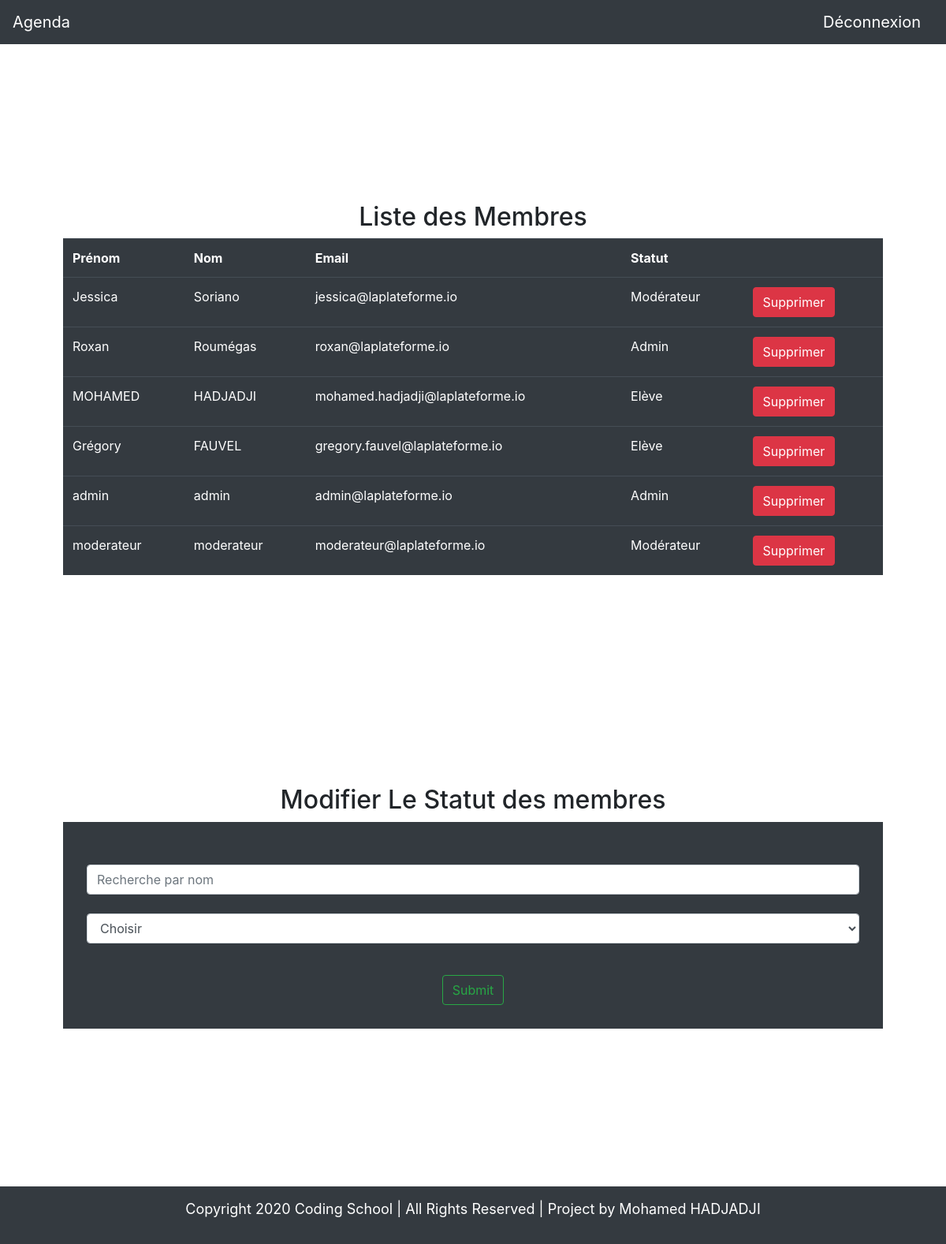
Screenshot of /admin.php (signed in) with the database file from the repository.
### tables this page shows
CREATE TABLE IF NOT EXISTS `utilisateurs` (
  `id` int(11) NOT NULL AUTO_INCREMENT,
  `email` varchar(255) NOT NULL,
  `nom` varchar(255) NOT NULL,
  `prenom` varchar(255) NOT NULL,
  `password` varchar(255) NOT NULL,
  `rank` varchar(255) NOT NULL,
  PRIMARY KEY (`id`)
);

### admin.php (the view, shortened to what this page needs)
<?php
if (isset($_SESSION['email']))
{
?>
<!DOCTYPE html>
<html>
<head>
	<link rel="stylesheet" href="https://stackpath.bootstrapcdn.com/bootstrap/4.4.1/css/bootstrap.min.css">
		<link rel="stylesheet" href="styles/style.css">
</head>
<body>
	<header>
	    <nav class="navbar navbar-dark bg-dark">
	    	<span><a class="navbar-brand" href="calendrier.php">Agenda</a></span>
	        <span><a class="navbar-brand" href="index.php?deconnexion=true">Déconnexion</a></span>
	    </nav>
	</header>
<?php
    $connexion = new PDO('mysql:host=localhost;dbname=bigjob', 'root', '');
    $requeta = $connexion->query("SELECT* FROM utilisateurs WHERE email='".$_SESSION['email']."'");
    $result=$requeta->fetchAll();
	if($_SESSION['rank']=='Admin')
    {
	?>
    <section class="container">
    	<h2 align="center">Liste des Membres</h2>
        <table class="table table-dark">
        	<tr>
				<th scope="col">Prénom</th>
				<th scope="col">Nom</th>
				<th scope="col">Email</th>
				<th scope="col">Statut</th>
				<th scope="col"></th>
			</tr>
	<?php
	$reponse = $connexion->query("SELECT* FROM utilisateurs ");
	$resultat=$reponse->fetchAll();
	foreach ($resultat as $u)
	{
	?>
			<tr>
				<td><?=$u[3]?></td>
				<td><?=$u[2]?></td>
				<td><?=$u[1]?></td>
				<td><?=$u[5]?></td>
				<td><?php include("include/sup_user.php")?></td>
			</tr>
		<?php
	}
    ?>
        </table>
    </section>
    <section class="container">
    	<h2 align="center">Modifier Le Statut des membres</h2>
    	<form method="post" class="statform bg-dark">
    		<div class="form-row">
                <div class="col my-4">
			        <input name="search" type="text" class="form-control" placeholder="Recherche par nom" id="searchBox">
			    </div>
			</div>
				<select id="cars" class="form-control selcls" name="rang1">
  					<option value="">Choisir</option>
				</select>
				<div class="bout">
					<input class="btn btn-outline-success my-2 my-sm-0" type="submit" name="modifier" onclick="history.go(0)">
				</div>
		</form>
    </section>
    <footer class="foot navbar-dark bg-dark">
        <p> Copyright 2020 Coding School | All Rights Reserved | Project by Mohamed HADJADJI</p>
    </footer>
	<?php
    }
    elseif($_SESSION['rank']=='Modérateur')
    {
    	include("include/moderateur.php");
    }
	else
	{
		echo "Vous n'avez pas le droit !!";
	}
}
else
{
    header("location:index.php");
}
?>
</body>
</html>

### include/sup_user.php (shortened to what this page needs)
   <form method="post">
	<input name='sup3' value='Supprimer' type='submit' class="btn btn-danger">
</form>

### styles/style.css (style rules this page uses)
.container { margin-top: 150px; padding: 50px; margin-bottom: 150px; }
.bout { display: flex; justify-content: center; margin-top: 40px; }
.foot { padding: 15px; text-align: center; color: white; font-size: 18px; }
.statform { padding: 30px; color: white; }

### rows the page displays
utilisateurs: prenom "Jessica", nom "Soriano", email "jessica@laplateforme.io", rank "Modérateur"
utilisateurs: prenom "Roxan", nom "Roumégas", email "roxan@laplateforme.io", rank "Admin"
utilisateurs: prenom "MOHAMED", nom "HADJADJI", email "mohamed.hadjadji@laplateforme.io", rank "Elève"
utilisateurs: prenom "Grégory", nom "FAUVEL", email "gregory.fauvel@laplateforme.io", rank "Elève"
utilisateurs: prenom "admin", nom "admin", email "admin@laplateforme.io", rank "Admin"
utilisateurs: prenom "moderateur", nom "moderateur", email "moderateur@laplateforme.io", rank "Modérateur"
